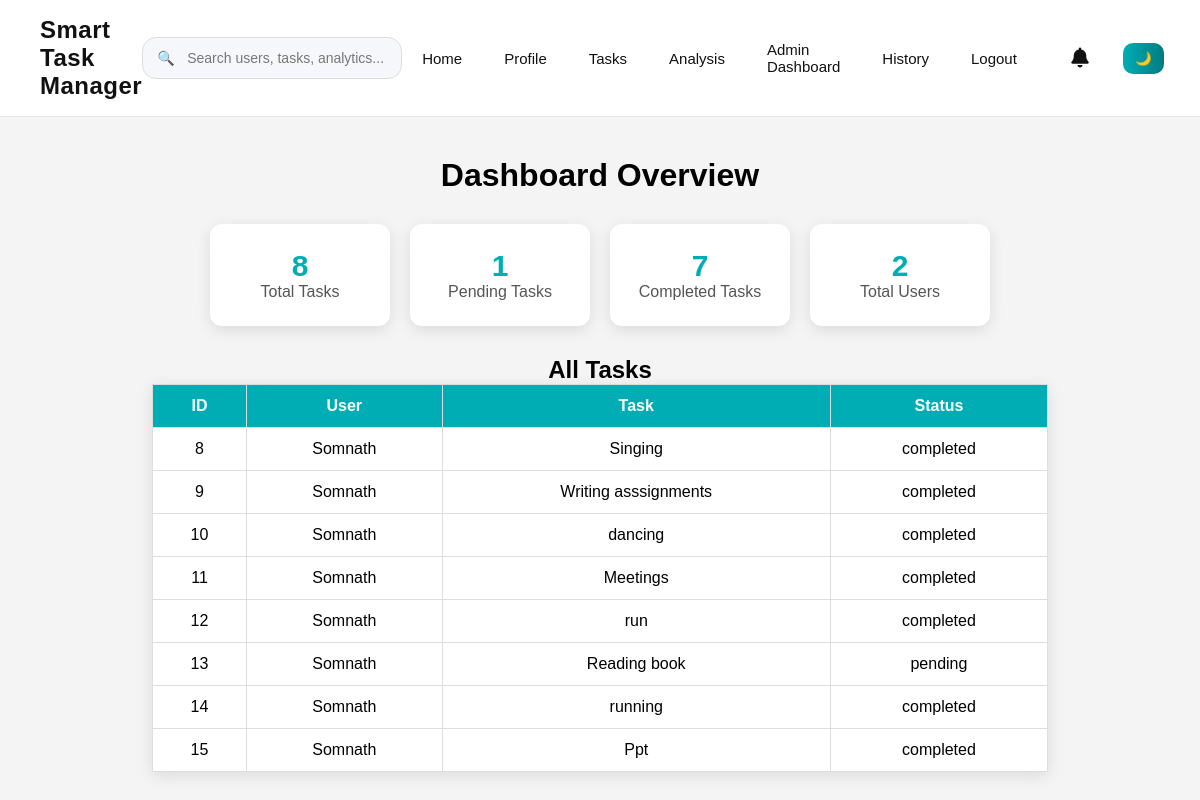
Page /admin (signed in) on the earlier database version.
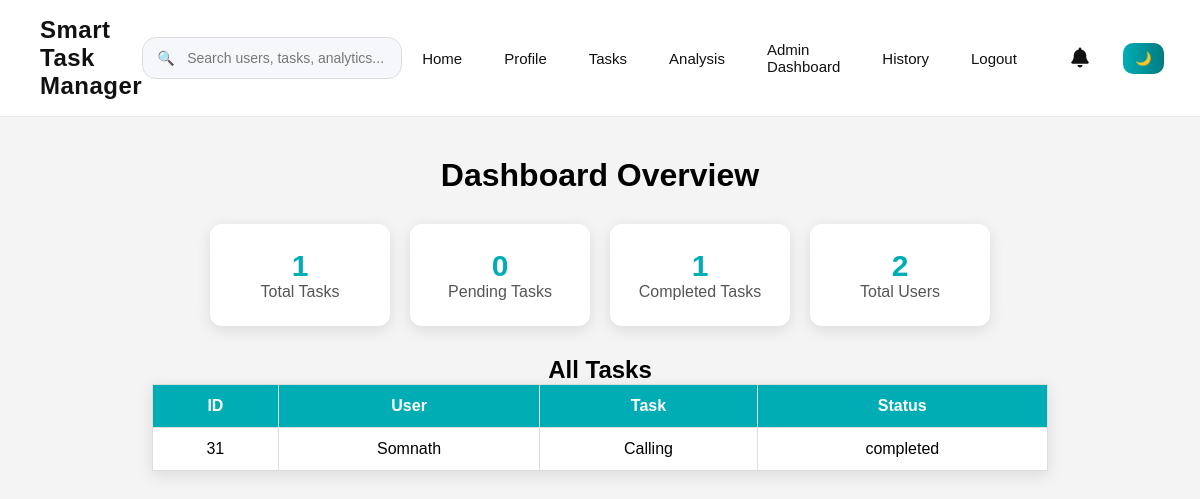
Same page on the later database version.
### tables this page shows
CREATE TABLE tasks (
        id INTEGER PRIMARY KEY AUTOINCREMENT,
        username TEXT,
        task TEXT,
        status TEXT DEFAULT 'pending',
        deadline TEXT,
        priority TEXT DEFAULT 'Medium',
        created_at TEXT,
        completed_at TEXT
    );

### app.py (the view)
@app.route('/admin')
def admin():
    if 'user' not in session:
        return redirect('/login')
    if session.get('role') != 'admin':
        return "❌ Access Denied"
    conn = sqlite3.connect("data.db")
    c = conn.cursor()
    c.execute("SELECT * FROM tasks")
    tasks = c.fetchall()
    c.execute("SELECT COUNT(*) FROM tasks")
    total_tasks = c.fetchone()[0]
    c.execute("SELECT COUNT(*) FROM tasks WHERE status='pending'")
    pending_tasks = c.fetchone()[0]
    c.execute("SELECT COUNT(*) FROM tasks WHERE status='completed'")
    completed_tasks = c.fetchone()[0]
    c.execute("SELECT COUNT(*) FROM users")
    total_users = c.fetchone()[0]
    conn.close()
    return render_template(
        'admin.html',
        tasks=tasks,
        total_tasks=total_tasks,
        pending_tasks=pending_tasks,
        completed_tasks=completed_tasks,
        total_users=total_users
    )

### app.py (called while the page is built)
@app.context_processor
def notification_count():
    if 'user' not in session:
        return dict(unread_count=0)
    conn = sqlite3.connect("data.db")
    c = conn.cursor()
    c.execute("""
        SELECT COUNT(*)
        FROM notifications
        WHERE username=?
        AND is_read=0
    """, (session['user'],))
    count = c.fetchone()[0]
    conn.close()
    return dict(unread_count=count)

### templates/admin.html
{% extends "base.html" %}
{% block content %}
    <div class="admin-container">
        <h1>Dashboard Overview</h1>
        <div class="stats">
            <div class="card">
                <h2>{{ total_tasks }}</h2>
                <p>Total Tasks</p>
            </div>
            <div class="card">
                <h2>{{ pending_tasks }}</h2>
                <p>Pending Tasks</p>
            </div>
            <div class="card">
                <h2>{{ completed_tasks }}</h2>
                <p>Completed Tasks</p>
            </div>
            <div class="card">
                <h2>{{ total_users }}</h2>
                <p>Total Users</p>
            </div>
        </div>
        <h2>All Tasks</h2>
        <table>
            <tr>
                <th>ID</th>
                <th>User</th>
                <th>Task</th>
                <th>Status</th>
            </tr>
            {% for task in tasks %}
            <tr>
                <td>{{ task[0] }}</td>
                <td>{{ task[1] }}</td>
                <td>{{ task[2] }}</td>
                <td>{{ task[3] }}</td>
            </tr>
            {% endfor %}
        </table>
    </div>
{% endblock %}

Differences in the rows shown:
removed tasks: id "8", username "Somnath", task "Singing", status "completed"
removed tasks: id "9", username "Somnath", task "Writing asssignments", status "completed"
removed tasks: id "10", username "Somnath", task "dancing", status "completed"
removed tasks: id "11", username "Somnath", task "Meetings", status "completed"
removed tasks: id "12", username "Somnath", task "run", status "completed"
removed tasks: id "13", username "Somnath", task "Reading book", status "pending"
removed tasks: id "14", username "Somnath", task "running", status "completed"
removed tasks: id "15", username "Somnath", task "Ppt", status "completed"
added tasks: id "31", username "Somnath", task "Calling", status "completed"
Other differences:
{{ total_tasks }}: "8" → "1"
{{ pending_tasks }}: "1" → "0"
{{ completed_tasks }}: "7" → "1"
